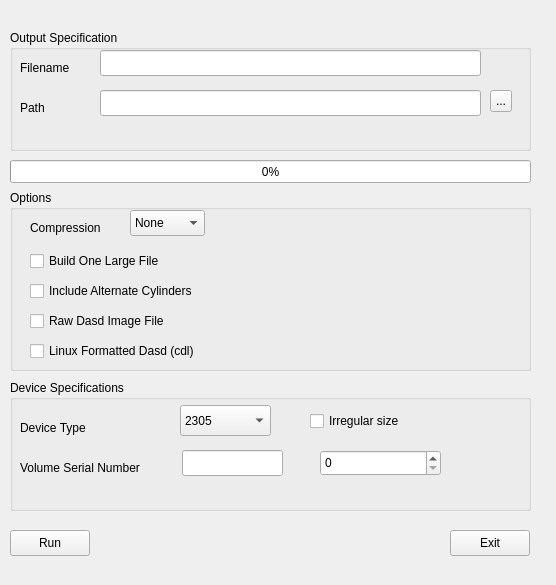
<?xml version="1.0" encoding="UTF-8"?>
<ui version="4.0">
 <class>dasdinitClass</class>
 <widget class="QWidget" name="dasdinitClass">
  <property name="geometry">
   <rect>
    <x>0</x>
    <y>0</y>
    <width>556</width>
    <height>585</height>
   </rect>
  </property>
  <property name="windowTitle">
   <string>Dasdinit</string>
  </property>
  <widget class="QGroupBox" name="groupBox">
   <property name="geometry">
    <rect>
     <x>10</x>
     <y>30</y>
     <width>521</width>
     <height>121</height>
    </rect>
   </property>
   <property name="title">
    <string>Output Specification</string>
   </property>
   <widget class="QLabel" name="label">
    <property name="geometry">
     <rect>
      <x>10</x>
      <y>30</y>
      <width>71</width>
      <height>16</height>
     </rect>
    </property>
    <property name="text">
     <string>Filename</string>
    </property>
   </widget>
   <widget class="QLineEdit" name="filename">
    <property name="geometry">
     <rect>
      <x>90</x>
      <y>20</y>
      <width>381</width>
      <height>26</height>
     </rect>
    </property>
   </widget>
   <widget class="QLabel" name="label_5">
    <property name="geometry">
     <rect>
      <x>10</x>
      <y>70</y>
      <width>61</width>
      <height>16</height>
     </rect>
    </property>
    <property name="text">
     <string>Path</string>
    </property>
   </widget>
   <widget class="QLineEdit" name="path">
    <property name="geometry">
     <rect>
      <x>90</x>
      <y>60</y>
      <width>381</width>
      <height>26</height>
     </rect>
    </property>
   </widget>
   <widget class="QToolButton" name="browseButton">
    <property name="geometry">
     <rect>
      <x>480</x>
      <y>60</y>
      <width>22</width>
      <height>22</height>
     </rect>
    </property>
    <property name="text">
     <string>...</string>
    </property>
   </widget>
  </widget>
  <widget class="QGroupBox" name="groupBox_2">
   <property name="geometry">
    <rect>
     <x>10</x>
     <y>190</y>
     <width>521</width>
     <height>181</height>
    </rect>
   </property>
   <property name="title">
    <string>Options</string>
   </property>
   <property name="flat">
    <bool>false</bool>
   </property>
   <widget class="QComboBox" name="compressionComboBox">
    <property name="geometry">
     <rect>
      <x>120</x>
      <y>20</y>
      <width>75</width>
      <height>26</height>
     </rect>
    </property>
    <item>
     <property name="text">
      <string>None</string>
     </property>
    </item>
    <item>
     <property name="text">
      <string>zlib</string>
     </property>
    </item>
    <item>
     <property name="text">
      <string>bz2</string>
     </property>
    </item>
    <item>
     <property name="text">
      <string>expanding</string>
     </property>
    </item>
   </widget>
   <widget class="QLabel" name="label_2">
    <property name="geometry">
     <rect>
      <x>20</x>
      <y>30</y>
      <width>101</width>
      <height>16</height>
     </rect>
    </property>
    <property name="text">
     <string>Compression</string>
    </property>
   </widget>
   <widget class="QCheckBox" name="lfsCheckBox">
    <property name="geometry">
     <rect>
      <x>20</x>
      <y>60</y>
      <width>181</width>
      <height>22</height>
     </rect>
    </property>
    <property name="text">
     <string>Build One Large File</string>
    </property>
   </widget>
   <widget class="QCheckBox" name="altCheckBox">
    <property name="geometry">
     <rect>
      <x>20</x>
      <y>90</y>
      <width>241</width>
      <height>22</height>
     </rect>
    </property>
    <property name="text">
     <string>Include Alternate Cylinders</string>
    </property>
   </widget>
   <widget class="QCheckBox" name="rawCheckBox">
    <property name="geometry">
     <rect>
      <x>20</x>
      <y>120</y>
      <width>231</width>
      <height>22</height>
     </rect>
    </property>
    <property name="text">
     <string>Raw Dasd Image File</string>
    </property>
   </widget>
   <widget class="QCheckBox" name="linuxCheckBox">
    <property name="geometry">
     <rect>
      <x>20</x>
      <y>150</y>
      <width>251</width>
      <height>22</height>
     </rect>
    </property>
    <property name="text">
     <string>Linux Formatted Dasd (cdl)</string>
    </property>
   </widget>
  </widget>
  <widget class="QGroupBox" name="groupBox_3">
   <property name="geometry">
    <rect>
     <x>10</x>
     <y>380</y>
     <width>521</width>
     <height>131</height>
    </rect>
   </property>
   <property name="title">
    <string>Device Specifications</string>
   </property>
   <widget class="QComboBox" name="deviceTypeComboBox">
    <property name="geometry">
     <rect>
      <x>170</x>
      <y>25</y>
      <width>91</width>
      <height>31</height>
     </rect>
    </property>
    <property name="maxVisibleItems">
     <number>20</number>
    </property>
    <item>
     <property name="text">
      <string>2305</string>
     </property>
    </item>
    <item>
     <property name="text">
      <string>2305-1</string>
     </property>
    </item>
    <item>
     <property name="text">
      <string>2305-2</string>
     </property>
    </item>
    <item>
     <property name="text">
      <string>2311</string>
     </property>
    </item>
    <item>
     <property name="text">
      <string>2311-1</string>
     </property>
    </item>
    <item>
     <property name="text">
      <string>2314</string>
     </property>
    </item>
    <item>
     <property name="text">
      <string>2314-1</string>
     </property>
    </item>
    <item>
     <property name="text">
      <string>3330</string>
     </property>
    </item>
    <item>
     <property name="text">
      <string>3330-1</string>
     </property>
    </item>
    <item>
     <property name="text">
      <string>3330-2</string>
     </property>
    </item>
    <item>
     <property name="text">
      <string>3330-11</string>
     </property>
    </item>
    <item>
     <property name="text">
      <string>3340</string>
     </property>
    </item>
    <item>
     <property name="text">
      <string>3340-1</string>
     </property>
    </item>
    <item>
     <property name="text">
      <string>3340-35</string>
     </property>
    </item>
    <item>
     <property name="text">
      <string>3340-2</string>
     </property>
    </item>
    <item>
     <property name="text">
      <string>3340-70</string>
     </property>
    </item>
    <item>
     <property name="text">
      <string>3350</string>
     </property>
    </item>
    <item>
     <property name="text">
      <string>3350-1</string>
     </property>
    </item>
    <item>
     <property name="text">
      <string>3375</string>
     </property>
    </item>
    <item>
     <property name="text">
      <string>3375-1</string>
     </property>
    </item>
    <item>
     <property name="text">
      <string>3380</string>
     </property>
    </item>
    <item>
     <property name="text">
      <string>3380-1</string>
     </property>
    </item>
    <item>
     <property name="text">
      <string>3380-A</string>
     </property>
    </item>
    <item>
     <property name="text">
      <string>3380-B</string>
     </property>
    </item>
    <item>
     <property name="text">
      <string>3380-D</string>
     </property>
    </item>
    <item>
     <property name="text">
      <string>3380-J</string>
     </property>
    </item>
    <item>
     <property name="text">
      <string>3380-2</string>
     </property>
    </item>
    <item>
     <property name="text">
      <string>3380-E</string>
     </property>
    </item>
    <item>
     <property name="text">
      <string>3380-3</string>
     </property>
    </item>
    <item>
     <property name="text">
      <string>3380-K</string>
     </property>
    </item>
    <item>
     <property name="text">
      <string>EMC3380K+</string>
     </property>
    </item>
    <item>
     <property name="text">
      <string>EMC3380K++</string>
     </property>
    </item>
    <item>
     <property name="text">
      <string>3390</string>
     </property>
    </item>
    <item>
     <property name="text">
      <string>3390-1</string>
     </property>
    </item>
    <item>
     <property name="text">
      <string>3390-2</string>
     </property>
    </item>
    <item>
     <property name="text">
      <string>3390-3</string>
     </property>
    </item>
    <item>
     <property name="text">
      <string>3390-9</string>
     </property>
    </item>
    <item>
     <property name="text">
      <string>3390-27</string>
     </property>
    </item>
    <item>
     <property name="text">
      <string>3390-J</string>
     </property>
    </item>
    <item>
     <property name="text">
      <string>3390-54</string>
     </property>
    </item>
    <item>
     <property name="text">
      <string>3390-JJ</string>
     </property>
    </item>
    <item>
     <property name="text">
      <string>9345</string>
     </property>
    </item>
    <item>
     <property name="text">
      <string>9345-1</string>
     </property>
    </item>
    <item>
     <property name="text">
      <string>9345-2</string>
     </property>
    </item>
    <item>
     <property name="text">
      <string>3310</string>
     </property>
    </item>
    <item>
     <property name="text">
      <string>3310-1</string>
     </property>
    </item>
    <item>
     <property name="text">
      <string>3370</string>
     </property>
    </item>
    <item>
     <property name="text">
      <string>3370-1</string>
     </property>
    </item>
    <item>
     <property name="text">
      <string>3370-A1</string>
     </property>
    </item>
    <item>
     <property name="text">
      <string>3370-B1</string>
     </property>
    </item>
    <item>
     <property name="text">
      <string>3370-2</string>
     </property>
    </item>
    <item>
     <property name="text">
      <string>3370-A2</string>
     </property>
    </item>
    <item>
     <property name="text">
      <string>3370-B2</string>
     </property>
    </item>
    <item>
     <property name="text">
      <string>9332</string>
     </property>
    </item>
    <item>
     <property name="text">
      <string>9332-400</string>
     </property>
    </item>
    <item>
     <property name="text">
      <string>9332-600</string>
     </property>
    </item>
    <item>
     <property name="text">
      <string>9335</string>
     </property>
    </item>
    <item>
     <property name="text">
      <string>9313</string>
     </property>
    </item>
    <item>
     <property name="text">
      <string>9336</string>
     </property>
    </item>
    <item>
     <property name="text">
      <string>9336-10</string>
     </property>
    </item>
    <item>
     <property name="text">
      <string>9336-20</string>
     </property>
    </item>
    <item>
     <property name="text">
      <string>9336-25</string>
     </property>
    </item>
    <item>
     <property name="text">
      <string>0671</string>
     </property>
    </item>
    <item>
     <property name="text">
      <string>0671-04</string>
     </property>
    </item>
    <item>
     <property name="text">
      <string>0671-08</string>
     </property>
    </item>
   </widget>
   <widget class="QLabel" name="label_3">
    <property name="geometry">
     <rect>
      <x>10</x>
      <y>40</y>
      <width>101</width>
      <height>16</height>
     </rect>
    </property>
    <property name="text">
     <string>Device Type</string>
    </property>
   </widget>
   <widget class="QLineEdit" name="volser">
    <property name="geometry">
     <rect>
      <x>172</x>
      <y>70</y>
      <width>101</width>
      <height>26</height>
     </rect>
    </property>
    <property name="inputMask">
     <string/>
    </property>
    <property name="maxLength">
     <number>6</number>
    </property>
   </widget>
   <widget class="QLabel" name="label_4">
    <property name="geometry">
     <rect>
      <x>10</x>
      <y>80</y>
      <width>161</width>
      <height>16</height>
     </rect>
    </property>
    <property name="text">
     <string>Volume Serial Number</string>
    </property>
   </widget>
   <widget class="QCheckBox" name="sizeCheckBox">
    <property name="geometry">
     <rect>
      <x>300</x>
      <y>30</y>
      <width>151</width>
      <height>22</height>
     </rect>
    </property>
    <property name="text">
     <string>Irregular size</string>
    </property>
   </widget>
   <widget class="QSpinBox" name="sizeSpinBox">
    <property name="geometry">
     <rect>
      <x>310</x>
      <y>70</y>
      <width>121</width>
      <height>26</height>
     </rect>
    </property>
    <property name="maximum">
     <number>1000000</number>
    </property>
   </widget>
  </widget>
  <widget class="QPushButton" name="runButton">
   <property name="geometry">
    <rect>
     <x>10</x>
     <y>530</y>
     <width>80</width>
     <height>26</height>
    </rect>
   </property>
   <property name="text">
    <string>Run</string>
   </property>
  </widget>
  <widget class="QPushButton" name="exitButton">
   <property name="geometry">
    <rect>
     <x>450</x>
     <y>530</y>
     <width>80</width>
     <height>26</height>
    </rect>
   </property>
   <property name="text">
    <string>Exit</string>
   </property>
  </widget>
  <widget class="QProgressBar" name="progressBar">
   <property name="enabled">
    <bool>true</bool>
   </property>
   <property name="geometry">
    <rect>
     <x>10</x>
     <y>160</y>
     <width>521</width>
     <height>23</height>
    </rect>
   </property>
   <property name="value">
    <number>0</number>
   </property>
   <property name="textVisible">
    <bool>true</bool>
   </property>
   <property name="invertedAppearance">
    <bool>false</bool>
   </property>
  </widget>
 </widget>
 <layoutdefault spacing="6" margin="11"/>
 <resources/>
 <connections/>
</ui>
